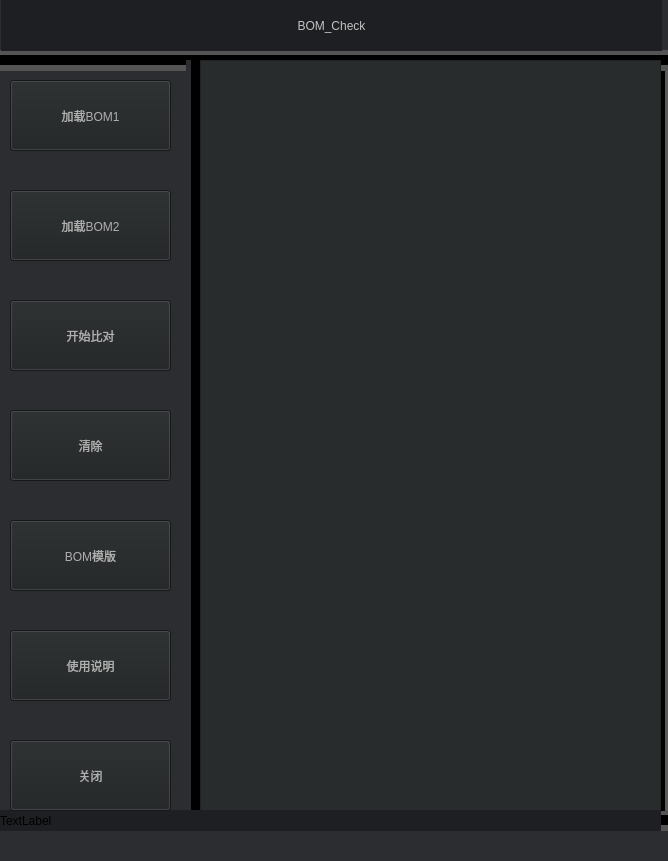
<?xml version="1.0" encoding="UTF-8"?>
<ui version="4.0">
 <class>BOM_Check</class>
 <widget class="QMainWindow" name="BOM_Check">
  <property name="geometry">
   <rect>
    <x>0</x>
    <y>0</y>
    <width>668</width>
    <height>861</height>
   </rect>
  </property>
  <property name="sizePolicy">
   <sizepolicy hsizetype="Fixed" vsizetype="Fixed">
    <horstretch>0</horstretch>
    <verstretch>0</verstretch>
   </sizepolicy>
  </property>
  <property name="maximumSize">
   <size>
    <width>668</width>
    <height>861</height>
   </size>
  </property>
  <property name="windowTitle">
   <string>BOM_Check</string>
  </property>
  <property name="styleSheet">
   <string notr="true">background-color: rgb(43, 45, 48);</string>
  </property>
  <widget class="QWidget" name="centralwidget">
   <widget class="QLabel" name="BOM_Check_2">
    <property name="geometry">
     <rect>
      <x>1</x>
      <y>0</y>
      <width>661</width>
      <height>51</height>
     </rect>
    </property>
    <property name="cursor">
     <cursorShape>ForbiddenCursor</cursorShape>
    </property>
    <property name="styleSheet">
     <string notr="true">background-color: rgb(30, 31, 34);
font: 63 italic 24pt &quot;Adobe Hebrew&quot;;
color: rgb(195, 195, 195);</string>
    </property>
    <property name="text">
     <string>BOM_Check</string>
    </property>
    <property name="alignment">
     <set>Qt::AlignCenter</set>
    </property>
   </widget>
   <widget class="QTextBrowser" name="textBrowser">
    <property name="geometry">
     <rect>
      <x>200</x>
      <y>60</y>
      <width>461</width>
      <height>751</height>
     </rect>
    </property>
    <property name="sizePolicy">
     <sizepolicy hsizetype="Fixed" vsizetype="Fixed">
      <horstretch>0</horstretch>
      <verstretch>0</verstretch>
     </sizepolicy>
    </property>
    <property name="styleSheet">
     <string notr="true">background-color: rgb(41, 44, 45);
font: 63 11pt &quot;Bahnschrift SemiBold&quot;;
color: rgb(209, 209, 209);
</string>
    </property>
   </widget>
   <widget class="Line" name="line">
    <property name="geometry">
     <rect>
      <x>186</x>
      <y>60</y>
      <width>20</width>
      <height>751</height>
     </rect>
    </property>
    <property name="frameShadow">
     <enum>QFrame::Plain</enum>
    </property>
    <property name="lineWidth">
     <number>10</number>
    </property>
    <property name="orientation">
     <enum>Qt::Vertical</enum>
    </property>
   </widget>
   <widget class="Line" name="line_2">
    <property name="geometry">
     <rect>
      <x>0</x>
      <y>50</y>
      <width>671</width>
      <height>21</height>
     </rect>
    </property>
    <property name="styleSheet">
     <string notr="true">background-color: rgb(84, 84, 84);</string>
    </property>
    <property name="frameShadow">
     <enum>QFrame::Plain</enum>
    </property>
    <property name="lineWidth">
     <number>10</number>
    </property>
    <property name="orientation">
     <enum>Qt::Horizontal</enum>
    </property>
   </widget>
   <widget class="QLabel" name="label_2">
    <property name="geometry">
     <rect>
      <x>0</x>
      <y>810</y>
      <width>661</width>
      <height>21</height>
     </rect>
    </property>
    <property name="styleSheet">
     <string notr="true">background-color: rgb(30, 31, 34);</string>
    </property>
    <property name="text">
     <string>TextLabel</string>
    </property>
   </widget>
   <widget class="Line" name="line_3">
    <property name="geometry">
     <rect>
      <x>650</x>
      <y>50</y>
      <width>20</width>
      <height>761</height>
     </rect>
    </property>
    <property name="styleSheet">
     <string notr="true">background-color: rgb(90, 90, 90);</string>
    </property>
    <property name="frameShadow">
     <enum>QFrame::Plain</enum>
    </property>
    <property name="lineWidth">
     <number>10</number>
    </property>
    <property name="orientation">
     <enum>Qt::Vertical</enum>
    </property>
   </widget>
   <widget class="QPushButton" name="BOM1">
    <property name="geometry">
     <rect>
      <x>10</x>
      <y>80</y>
      <width>161</width>
      <height>71</height>
     </rect>
    </property>
    <property name="cursor">
     <cursorShape>PointingHandCursor</cursorShape>
    </property>
    <property name="styleSheet">
     <string notr="true">background-color: rgb(31, 34, 35);
color: rgb(175, 175, 175);
font: 15pt &quot;Algerian&quot;;</string>
    </property>
    <property name="text">
     <string>加载BOM1</string>
    </property>
   </widget>
   <widget class="QPushButton" name="BOM2">
    <property name="geometry">
     <rect>
      <x>10</x>
      <y>190</y>
      <width>161</width>
      <height>71</height>
     </rect>
    </property>
    <property name="cursor">
     <cursorShape>PointingHandCursor</cursorShape>
    </property>
    <property name="styleSheet">
     <string notr="true">color: rgb(175, 175, 175);
background-color: rgb(31, 34, 35);
font: 15pt &quot;Algerian&quot;;</string>
    </property>
    <property name="text">
     <string>加载BOM2</string>
    </property>
   </widget>
   <widget class="QPushButton" name="START">
    <property name="geometry">
     <rect>
      <x>10</x>
      <y>300</y>
      <width>161</width>
      <height>71</height>
     </rect>
    </property>
    <property name="cursor">
     <cursorShape>PointingHandCursor</cursorShape>
    </property>
    <property name="styleSheet">
     <string notr="true">color: rgb(175, 175, 175);
background-color: rgb(31, 34, 35);
font: 15pt &quot;Algerian&quot;;</string>
    </property>
    <property name="text">
     <string>开始比对</string>
    </property>
   </widget>
   <widget class="Line" name="line_4">
    <property name="geometry">
     <rect>
      <x>0</x>
      <y>810</y>
      <width>671</width>
      <height>21</height>
     </rect>
    </property>
    <property name="styleSheet">
     <string notr="true">background-color: rgb(84, 84, 84);</string>
    </property>
    <property name="frameShadow">
     <enum>QFrame::Plain</enum>
    </property>
    <property name="lineWidth">
     <number>10</number>
    </property>
    <property name="orientation">
     <enum>Qt::Horizontal</enum>
    </property>
   </widget>
   <widget class="QPushButton" name="CLOSE">
    <property name="geometry">
     <rect>
      <x>10</x>
      <y>740</y>
      <width>161</width>
      <height>71</height>
     </rect>
    </property>
    <property name="cursor">
     <cursorShape>PointingHandCursor</cursorShape>
    </property>
    <property name="styleSheet">
     <string notr="true">color: rgb(175, 175, 175);
background-color: rgb(31, 34, 35);
font: 15pt &quot;Algerian&quot;;</string>
    </property>
    <property name="text">
     <string>关闭</string>
    </property>
   </widget>
   <widget class="QPushButton" name="CLEAR">
    <property name="geometry">
     <rect>
      <x>10</x>
      <y>410</y>
      <width>161</width>
      <height>71</height>
     </rect>
    </property>
    <property name="cursor">
     <cursorShape>PointingHandCursor</cursorShape>
    </property>
    <property name="styleSheet">
     <string notr="true">color: rgb(175, 175, 175);
background-color: rgb(31, 34, 35);
font: 15pt &quot;Algerian&quot;;</string>
    </property>
    <property name="text">
     <string>清除</string>
    </property>
   </widget>
   <widget class="QPushButton" name="DEMO">
    <property name="geometry">
     <rect>
      <x>10</x>
      <y>520</y>
      <width>161</width>
      <height>71</height>
     </rect>
    </property>
    <property name="cursor">
     <cursorShape>PointingHandCursor</cursorShape>
    </property>
    <property name="styleSheet">
     <string notr="true">color: rgb(175, 175, 175);
background-color: rgb(31, 34, 35);
font: 15pt &quot;Algerian&quot;;</string>
    </property>
    <property name="text">
     <string>BOM模版</string>
    </property>
   </widget>
   <widget class="QPushButton" name="MESSAGE">
    <property name="geometry">
     <rect>
      <x>10</x>
      <y>630</y>
      <width>161</width>
      <height>71</height>
     </rect>
    </property>
    <property name="cursor">
     <cursorShape>PointingHandCursor</cursorShape>
    </property>
    <property name="styleSheet">
     <string notr="true">color: rgb(175, 175, 175);
background-color: rgb(31, 34, 35);
font: 15pt &quot;Algerian&quot;;</string>
    </property>
    <property name="text">
     <string>使用说明</string>
    </property>
   </widget>
   <zorder>line_4</zorder>
   <zorder>line_3</zorder>
   <zorder>line_2</zorder>
   <zorder>line</zorder>
   <zorder>BOM_Check_2</zorder>
   <zorder>textBrowser</zorder>
   <zorder>label_2</zorder>
   <zorder>BOM1</zorder>
   <zorder>BOM2</zorder>
   <zorder>START</zorder>
   <zorder>CLOSE</zorder>
   <zorder>CLEAR</zorder>
   <zorder>DEMO</zorder>
   <zorder>MESSAGE</zorder>
  </widget>
  <widget class="QMenuBar" name="menubar">
   <property name="geometry">
    <rect>
     <x>0</x>
     <y>0</y>
     <width>668</width>
     <height>26</height>
    </rect>
   </property>
  </widget>
  <widget class="QStatusBar" name="statusbar"/>
 </widget>
 <resources/>
 <connections>
  <connection>
   <sender>CLOSE</sender>
   <signal>clicked()</signal>
   <receiver>BOM_Check</receiver>
   <slot>close()</slot>
   <hints>
    <hint type="sourcelabel">
     <x>90</x>
     <y>527</y>
    </hint>
    <hint type="destinationlabel">
     <x>335</x>
     <y>430</y>
    </hint>
   </hints>
  </connection>
 </connections>
</ui>
